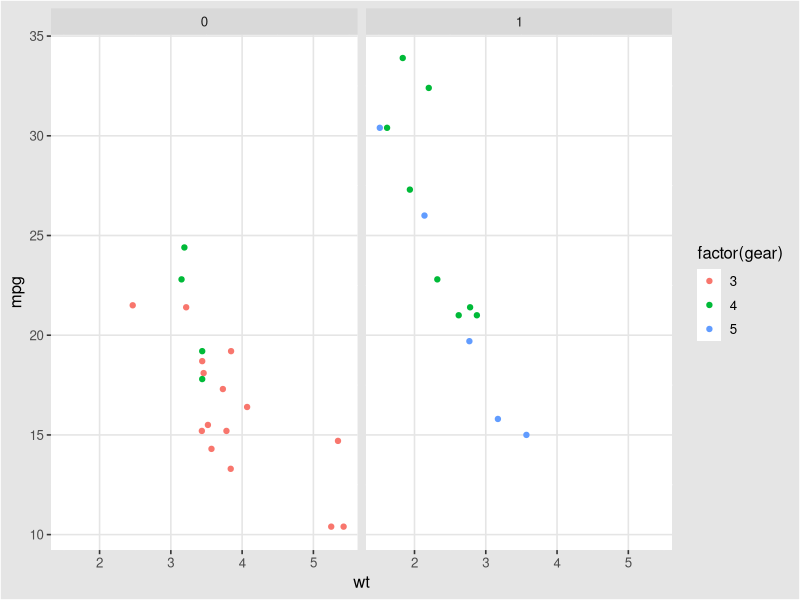

Recreate this plot in R.
library(ggthemes)


### Name: theme_igray
### Title: Inverse gray theme
### Aliases: theme_igray

### ** Examples

library("ggplot2")

p <- ggplot(mtcars) +
    geom_point(aes(x = wt, y = mpg, colour = factor(gear))) +
    facet_wrap(~am)
p + theme_igray()
